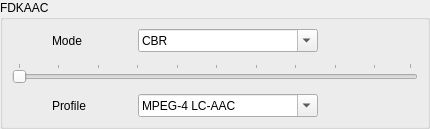
     <widget class="QWidget" name="page_fdkaac">
      <layout class="QVBoxLayout" name="verticalLayout_5">
       <property name="leftMargin">
        <number>0</number>
       </property>
       <property name="topMargin">
        <number>0</number>
       </property>
       <property name="rightMargin">
        <number>0</number>
       </property>
       <property name="bottomMargin">
        <number>0</number>
       </property>
       <item>
        <widget class="QGroupBox" name="groupBoxAacFdk">
         <property name="title">
          <string>FDKAAC</string>
         </property>
         <layout class="QVBoxLayout" name="verticalLayout_6">
          <property name="spacing">
           <number>11</number>
          </property>
          <item>
           <widget class="QWidget" name="widget" native="true">
            <layout class="QHBoxLayout" name="horizontalLayout_6">
             <property name="leftMargin">
              <number>0</number>
             </property>
             <property name="topMargin">
              <number>0</number>
             </property>
             <property name="rightMargin">
              <number>0</number>
             </property>
             <property name="bottomMargin">
              <number>0</number>
             </property>
             <item>
              <spacer name="horizontalSpacer_8">
               <property name="orientation">
                <enum>Qt::Horizontal</enum>
               </property>
               <property name="sizeType">
                <enum>QSizePolicy::Fixed</enum>
               </property>
               <property name="sizeHint" stdset="0">
                <size>
                 <width>40</width>
                 <height>20</height>
                </size>
               </property>
              </spacer>
             </item>
             <item>
              <widget class="QLabel" name="labelAacFdkMode">
               <property name="minimumSize">
                <size>
                 <width>80</width>
                 <height>0</height>
                </size>
               </property>
               <property name="maximumSize">
                <size>
                 <width>80</width>
                 <height>16777215</height>
                </size>
               </property>
               <property name="text">
                <string>Mode</string>
               </property>
              </widget>
             </item>
             <item>
              <widget class="QComboBox" name="comboBoxAacFdkMode">
               <property name="sizePolicy">
                <sizepolicy hsizetype="Expanding" vsizetype="Maximum">
                 <horstretch>0</horstretch>
                 <verstretch>0</verstretch>
                </sizepolicy>
               </property>
               <property name="minimumSize">
                <size>
                 <width>180</width>
                 <height>23</height>
                </size>
               </property>
               <property name="maximumSize">
                <size>
                 <width>16777215</width>
                 <height>16777215</height>
                </size>
               </property>
               <property name="editable">
                <bool>true</bool>
               </property>
               <property name="currentIndex">
                <number>0</number>
               </property>
               <item>
                <property name="text">
                 <string>CBR</string>
                </property>
               </item>
               <item>
                <property name="text">
                 <string>VBR</string>
                </property>
               </item>
              </widget>
             </item>
             <item>
              <spacer name="horizontalSpacer_7">
               <property name="orientation">
                <enum>Qt::Horizontal</enum>
               </property>
               <property name="sizeType">
                <enum>QSizePolicy::Fixed</enum>
               </property>
               <property name="sizeHint" stdset="0">
                <size>
                 <width>100</width>
                 <height>20</height>
                </size>
               </property>
              </spacer>
             </item>
            </layout>
           </widget>
          </item>
          <item>
           <widget class="QSlider" name="horizontalSliderAacFdk">
            <property name="orientation">
             <enum>Qt::Horizontal</enum>
            </property>
            <property name="invertedAppearance">
             <bool>false</bool>
            </property>
            <property name="invertedControls">
             <bool>false</bool>
            </property>
            <property name="tickPosition">
             <enum>QSlider::TicksAbove</enum>
            </property>
            <property name="tickInterval">
             <number>10</number>
            </property>
           </widget>
          </item>
          <item>
           <widget class="QWidget" name="widget" native="true">
            <layout class="QHBoxLayout" name="horizontalLayout_13">
             <property name="leftMargin">
              <number>0</number>
             </property>
             <property name="topMargin">
              <number>0</number>
             </property>
             <property name="rightMargin">
              <number>0</number>
             </property>
             <property name="bottomMargin">
              <number>0</number>
             </property>
             <item>
              <spacer name="horizontalSpacer_9">
               <property name="orientation">
                <enum>Qt::Horizontal</enum>
               </property>
               <property name="sizeType">
                <enum>QSizePolicy::Fixed</enum>
               </property>
               <property name="sizeHint" stdset="0">
                <size>
                 <width>40</width>
                 <height>20</height>
                </size>
               </property>
              </spacer>
             </item>
             <item>
              <widget class="QLabel" name="labelAacFdkProfile">
               <property name="minimumSize">
                <size>
                 <width>80</width>
                 <height>0</height>
                </size>
               </property>
               <property name="maximumSize">
                <size>
                 <width>80</width>
                 <height>16777215</height>
                </size>
               </property>
               <property name="text">
                <string>Profile</string>
               </property>
              </widget>
             </item>
             <item>
              <widget class="QComboBox" name="comboBoxAacFdkProfile">
               <property name="sizePolicy">
                <sizepolicy hsizetype="Expanding" vsizetype="Maximum">
                 <horstretch>0</horstretch>
                 <verstretch>0</verstretch>
                </sizepolicy>
               </property>
               <property name="minimumSize">
                <size>
                 <width>180</width>
                 <height>23</height>
                </size>
               </property>
               <property name="maximumSize">
                <size>
                 <width>16777215</width>
                 <height>16777215</height>
                </size>
               </property>
               <property name="editable">
                <bool>true</bool>
               </property>
               <property name="currentIndex">
                <number>0</number>
               </property>
               <item>
                <property name="text">
                 <string>MPEG-4 LC-AAC</string>
                </property>
               </item>
               <item>
                <property name="text">
                 <string>MPEG-4 HE-AAC</string>
                </property>
               </item>
               <item>
                <property name="text">
                 <string>MPEG-4 HE-AAC v2</string>
                </property>
               </item>
               <item>
                <property name="text">
                 <string>MPEG-4 AAC LD</string>
                </property>
               </item>
               <item>
                <property name="text">
                 <string>MPEG-4 AAC ELD</string>
                </property>
               </item>
               <item>
                <property name="text">
                 <string>MPEG-2 LC-AAC</string>
                </property>
               </item>
               <item>
                <property name="text">
                 <string>MPEG-2 HE-AAC</string>
                </property>
               </item>
               <item>
                <property name="text">
                 <string>MPEG-2 HE-AAC v2</string>
                </property>
               </item>
              </widget>
             </item>
             <item>
              <spacer name="horizontalSpacer_10">
               <property name="orientation">
                <enum>Qt::Horizontal</enum>
               </property>
               <property name="sizeType">
                <enum>QSizePolicy::Fixed</enum>
               </property>
               <property name="sizeHint" stdset="0">
                <size>
                 <width>100</width>
                 <height>20</height>
                </size>
               </property>
              </spacer>
             </item>
            </layout>
           </widget>
          </item>
         </layout>
        </widget>
       </item>
      </layout>
     </widget>
